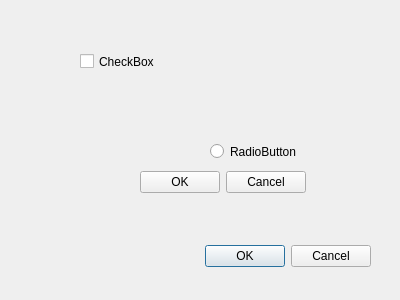
<?xml version="1.0" encoding="UTF-8"?>
<ui version="4.0">
 <class>Dialog</class>
 <widget class="QDialog" name="Dialog">
  <property name="geometry">
   <rect>
    <x>0</x>
    <y>0</y>
    <width>400</width>
    <height>300</height>
   </rect>
  </property>
  <property name="windowTitle">
   <string>Dialog</string>
  </property>
  <widget class="QDialogButtonBox" name="buttonBox">
   <property name="geometry">
    <rect>
     <x>30</x>
     <y>240</y>
     <width>341</width>
     <height>32</height>
    </rect>
   </property>
   <property name="orientation">
    <enum>Qt::Horizontal</enum>
   </property>
   <property name="standardButtons">
    <set>QDialogButtonBox::Cancel|QDialogButtonBox::Ok</set>
   </property>
  </widget>
  <widget class="QRadioButton" name="radioButton">
   <property name="geometry">
    <rect>
     <x>210</x>
     <y>140</y>
     <width>112</width>
     <height>23</height>
    </rect>
   </property>
   <property name="text">
    <string>RadioButton</string>
   </property>
  </widget>
  <widget class="QCheckBox" name="checkBox">
   <property name="geometry">
    <rect>
     <x>80</x>
     <y>50</y>
     <width>92</width>
     <height>23</height>
    </rect>
   </property>
   <property name="text">
    <string>CheckBox</string>
   </property>
  </widget>
  <widget class="QDialogButtonBox" name="buttonBox_2">
   <property name="geometry">
    <rect>
     <x>140</x>
     <y>170</y>
     <width>166</width>
     <height>25</height>
    </rect>
   </property>
   <property name="standardButtons">
    <set>QDialogButtonBox::Cancel|QDialogButtonBox::Ok</set>
   </property>
  </widget>
 </widget>
 <resources/>
 <connections>
  <connection>
   <sender>buttonBox</sender>
   <signal>accepted()</signal>
   <receiver>Dialog</receiver>
   <slot>accept()</slot>
   <hints>
    <hint type="sourcelabel">
     <x>248</x>
     <y>254</y>
    </hint>
    <hint type="destinationlabel">
     <x>157</x>
     <y>274</y>
    </hint>
   </hints>
  </connection>
  <connection>
   <sender>buttonBox</sender>
   <signal>rejected()</signal>
   <receiver>Dialog</receiver>
   <slot>reject()</slot>
   <hints>
    <hint type="sourcelabel">
     <x>316</x>
     <y>260</y>
    </hint>
    <hint type="destinationlabel">
     <x>286</x>
     <y>274</y>
    </hint>
   </hints>
  </connection>
 </connections>
</ui>
